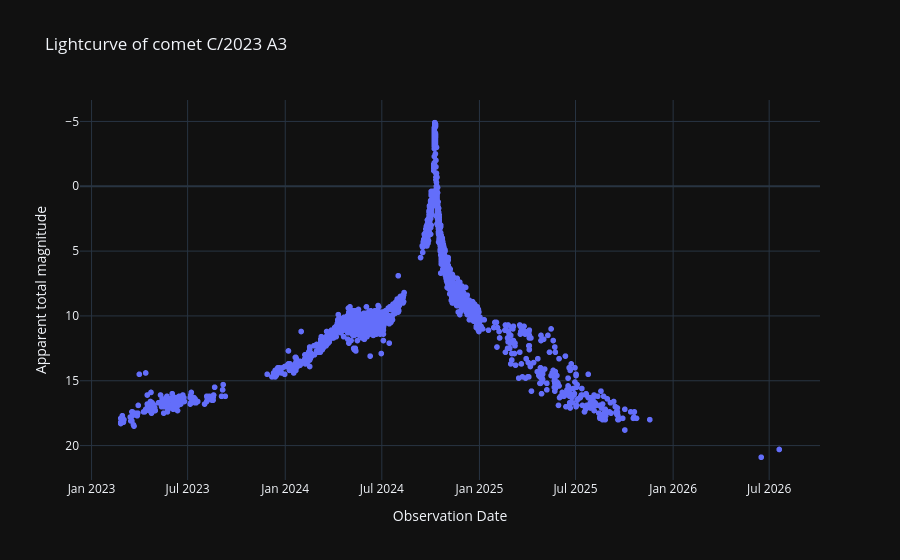

The code cell stored with this chart in its notebook:
### Code cell
# Curva de luz cruda.
labels = {
    'obs_date':'Observation Date',
    'magnitude':'Apparent total magnitude', 
    # 'obs_method_key' : 'Observation Method'
    }

fig = px.scatter(curva_de_luz_cruda_df, x='obs_date', y='magnitude', template= 'plotly_dark', labels= labels, title= f'Lightcurve of comet {nombre_cometa}')
fig.update_yaxes(autorange="reversed")

fig.show()

### Figure 1 — Plotly figure (JSON) as saved in the notebook; plotly's stock layout.template omitted (floating-point values rounded to 4 significant figures; data arrays with more than 128 entries replaced by an {"elided": "..."} marker saying what was removed)
{"data": [{"hovertemplate": "Observation Date=%{x}<br>Apparent total magnitude=%{y}<extra></extra>", "legendgroup": "", "marker": {"color": "#636efa", "symbol": "circle"}, "mode": "markers", "name": "", "showlegend": false, "type": "scattergl", "x": {"elided": "2980 str values"}, "xaxis": "x", "y": {"elided": "2980 float values"}, "yaxis": "y"}], "layout": {"legend": {"tracegroupgap": 0}, "title": {"text": "Lightcurve of comet C/2023 A3"}, "xaxis": {"anchor": "y", "domain": [0, 1], "title": {"text": "Observation Date"}}, "yaxis": {"anchor": "x", "autorange": "reversed", "domain": [0, 1], "title": {"text": "Apparent total magnitude"}}}}
